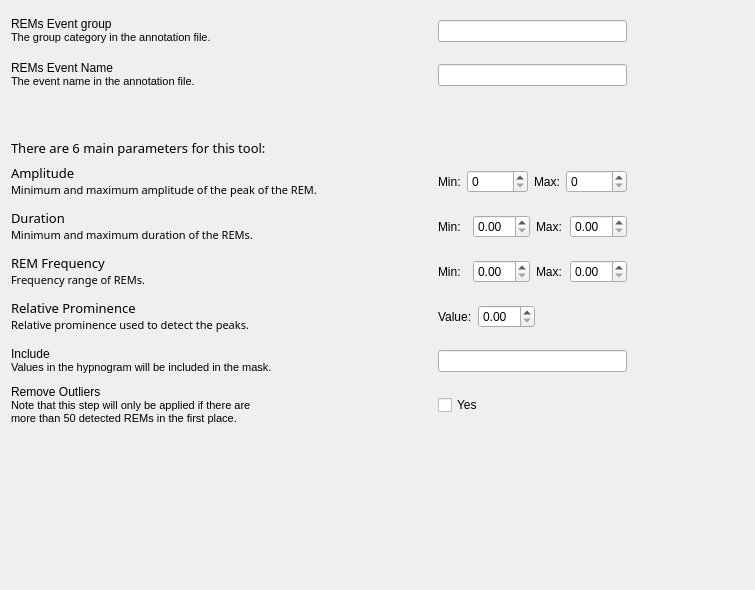
<?xml version="1.0" encoding="UTF-8"?>
<ui version="4.0">
 <class>DetectorStep</class>
 <widget class="QWidget" name="DetectorStep">
  <property name="geometry">
   <rect>
    <x>0</x>
    <y>0</y>
    <width>755</width>
    <height>590</height>
   </rect>
  </property>
  <property name="windowTitle">
   <string/>
  </property>
  <property name="styleSheet">
   <string>font: 10pt &quot;Roboto-Regular&quot;;</string>
  </property>
  <layout class="QGridLayout" name="gridLayout_2">
   <item row="0" column="0">
    <layout class="QGridLayout" name="gridLayout">
     <property name="spacing">
      <number>4</number>
     </property>
     <item row="6" column="0">
      <widget class="QLabel" name="label_3">
       <property name="maximumSize">
        <size>
         <width>16777215</width>
         <height>16777215</height>
        </size>
       </property>
       <property name="font">
        <font>
         <family>Roboto-Regular</family>
         <pointsize>10</pointsize>
         <weight>50</weight>
         <italic>false</italic>
         <bold>false</bold>
        </font>
       </property>
       <property name="lineWidth">
        <number>0</number>
       </property>
       <property name="text">
        <string>&lt;html&gt;&lt;head/&gt;&lt;body&gt;&lt;p&gt;REM Frequency&lt;br/&gt;&lt;span style=&quot; font-size:8pt;&quot;&gt;Frequency range of REMs.&lt;/span&gt;&lt;/p&gt;&lt;/body&gt;&lt;/html&gt;</string>
       </property>
       <property name="wordWrap">
        <bool>true</bool>
       </property>
      </widget>
     </item>
     <item row="5" column="2">
      <widget class="QFrame" name="frame_2">
       <property name="frameShape">
        <enum>QFrame::NoFrame</enum>
       </property>
       <property name="frameShadow">
        <enum>QFrame::Raised</enum>
       </property>
       <property name="lineWidth">
        <number>0</number>
       </property>
       <layout class="QHBoxLayout" name="horizontalLayout_2">
        <item>
         <widget class="QLabel" name="label_11">
          <property name="text">
           <string>Min:</string>
          </property>
         </widget>
        </item>
        <item>
         <widget class="QDoubleSpinBox" name="doubleSpinBox_6">
          <property name="singleStep">
           <double>0.010000000000000</double>
          </property>
         </widget>
        </item>
        <item>
         <widget class="QLabel" name="label_12">
          <property name="text">
           <string>Max:</string>
          </property>
         </widget>
        </item>
        <item>
         <widget class="QDoubleSpinBox" name="doubleSpinBox_5">
          <property name="singleStep">
           <double>0.010000000000000</double>
          </property>
         </widget>
        </item>
       </layout>
      </widget>
     </item>
     <item row="7" column="1">
      <spacer name="horizontalSpacer_7">
       <property name="orientation">
        <enum>Qt::Horizontal</enum>
       </property>
       <property name="sizeHint" stdset="0">
        <size>
         <width>40</width>
         <height>20</height>
        </size>
       </property>
      </spacer>
     </item>
     <item row="1" column="2">
      <widget class="QFrame" name="frame_6">
       <property name="frameShape">
        <enum>QFrame::NoFrame</enum>
       </property>
       <property name="frameShadow">
        <enum>QFrame::Raised</enum>
       </property>
       <property name="lineWidth">
        <number>0</number>
       </property>
       <layout class="QHBoxLayout" name="horizontalLayout_6">
        <item>
         <widget class="QLineEdit" name="lineEdit_2"/>
        </item>
       </layout>
      </widget>
     </item>
     <item row="0" column="0" colspan="2">
      <widget class="QLabel" name="label_15">
       <property name="lineWidth">
        <number>-3</number>
       </property>
       <property name="text">
        <string>&lt;html&gt;&lt;head/&gt;&lt;body&gt;&lt;p&gt;REMs Event group&lt;br/&gt;&lt;span style=&quot; font-size:8pt;&quot;&gt;The group category in the annotation file.&lt;/span&gt;&lt;/p&gt;&lt;/body&gt;&lt;/html&gt;</string>
       </property>
      </widget>
     </item>
     <item row="14" column="0">
      <spacer name="verticalSpacer">
       <property name="orientation">
        <enum>Qt::Vertical</enum>
       </property>
       <property name="sizeHint" stdset="0">
        <size>
         <width>20</width>
         <height>40</height>
        </size>
       </property>
      </spacer>
     </item>
     <item row="8" column="2">
      <widget class="QFrame" name="frame_8">
       <property name="frameShape">
        <enum>QFrame::NoFrame</enum>
       </property>
       <property name="frameShadow">
        <enum>QFrame::Raised</enum>
       </property>
       <property name="lineWidth">
        <number>0</number>
       </property>
       <layout class="QHBoxLayout" name="horizontalLayout_8">
        <item>
         <widget class="QLineEdit" name="lineEdit_3"/>
        </item>
       </layout>
      </widget>
     </item>
     <item row="1" column="0" colspan="2">
      <widget class="QLabel" name="label_9">
       <property name="maximumSize">
        <size>
         <width>16777215</width>
         <height>16777215</height>
        </size>
       </property>
       <property name="lineWidth">
        <number>0</number>
       </property>
       <property name="text">
        <string>&lt;html&gt;&lt;head/&gt;&lt;body&gt;&lt;p&gt;REMs Event Name&lt;br/&gt;&lt;span style=&quot; font-size:8pt;&quot;&gt;The event name in the annotation file.&lt;/span&gt;&lt;/p&gt;&lt;/body&gt;&lt;/html&gt;</string>
       </property>
      </widget>
     </item>
     <item row="9" column="2">
      <widget class="QFrame" name="frame_5">
       <property name="frameShape">
        <enum>QFrame::NoFrame</enum>
       </property>
       <property name="frameShadow">
        <enum>QFrame::Raised</enum>
       </property>
       <property name="lineWidth">
        <number>0</number>
       </property>
       <layout class="QHBoxLayout" name="horizontalLayout_5">
        <item>
         <widget class="QCheckBox" name="checkBox">
          <property name="text">
           <string>Yes</string>
          </property>
         </widget>
        </item>
       </layout>
      </widget>
     </item>
     <item row="2" column="0" colspan="2">
      <spacer name="verticalSpacer_2">
       <property name="orientation">
        <enum>Qt::Vertical</enum>
       </property>
       <property name="sizeType">
        <enum>QSizePolicy::Fixed</enum>
       </property>
       <property name="sizeHint" stdset="0">
        <size>
         <width>20</width>
         <height>40</height>
        </size>
       </property>
      </spacer>
     </item>
     <item row="9" column="0" colspan="2">
      <widget class="QLabel" name="label_7">
       <property name="lineWidth">
        <number>0</number>
       </property>
       <property name="text">
        <string>&lt;html&gt;&lt;head/&gt;&lt;body&gt;&lt;p&gt;Remove Outliers&lt;br/&gt;&lt;span style=&quot; font-size:8pt;&quot;&gt;Note that this step will only be applied if there are &lt;br/&gt;more than 50 detected REMs in the first place.&lt;/span&gt;&lt;/p&gt;&lt;/body&gt;&lt;/html&gt;</string>
       </property>
      </widget>
     </item>
     <item row="7" column="2" colspan="2">
      <widget class="QFrame" name="frame_4">
       <property name="frameShape">
        <enum>QFrame::NoFrame</enum>
       </property>
       <property name="frameShadow">
        <enum>QFrame::Raised</enum>
       </property>
       <property name="lineWidth">
        <number>0</number>
       </property>
       <layout class="QHBoxLayout" name="horizontalLayout_4">
        <item>
         <widget class="QLabel" name="label_5">
          <property name="text">
           <string>Value:</string>
          </property>
         </widget>
        </item>
        <item>
         <widget class="QDoubleSpinBox" name="doubleSpinBox_2">
          <property name="singleStep">
           <double>0.010000000000000</double>
          </property>
         </widget>
        </item>
        <item>
         <spacer name="horizontalSpacer_5">
          <property name="orientation">
           <enum>Qt::Horizontal</enum>
          </property>
          <property name="sizeHint" stdset="0">
           <size>
            <width>40</width>
            <height>20</height>
           </size>
          </property>
         </spacer>
        </item>
       </layout>
      </widget>
     </item>
     <item row="7" column="0">
      <widget class="QLabel" name="label_4">
       <property name="maximumSize">
        <size>
         <width>16777215</width>
         <height>16777215</height>
        </size>
       </property>
       <property name="font">
        <font>
         <family>Roboto-Regular</family>
         <pointsize>10</pointsize>
         <weight>50</weight>
         <italic>false</italic>
         <bold>false</bold>
        </font>
       </property>
       <property name="lineWidth">
        <number>0</number>
       </property>
       <property name="text">
        <string>&lt;html&gt;&lt;head/&gt;&lt;body&gt;&lt;p&gt;Relative Prominence&lt;br/&gt;&lt;span style=&quot; font-size:8pt;&quot;&gt;Relative prominence used to detect the peaks.&lt;/span&gt;&lt;/p&gt;&lt;/body&gt;&lt;/html&gt;</string>
       </property>
      </widget>
     </item>
     <item row="4" column="1">
      <spacer name="horizontalSpacer">
       <property name="orientation">
        <enum>Qt::Horizontal</enum>
       </property>
       <property name="sizeHint" stdset="0">
        <size>
         <width>40</width>
         <height>20</height>
        </size>
       </property>
      </spacer>
     </item>
     <item row="6" column="3">
      <spacer name="horizontalSpacer_4">
       <property name="orientation">
        <enum>Qt::Horizontal</enum>
       </property>
       <property name="sizeHint" stdset="0">
        <size>
         <width>40</width>
         <height>20</height>
        </size>
       </property>
      </spacer>
     </item>
     <item row="5" column="1">
      <spacer name="horizontalSpacer_2">
       <property name="orientation">
        <enum>Qt::Horizontal</enum>
       </property>
       <property name="sizeHint" stdset="0">
        <size>
         <width>40</width>
         <height>20</height>
        </size>
       </property>
      </spacer>
     </item>
     <item row="3" column="0" colspan="2">
      <widget class="QLabel" name="label">
       <property name="maximumSize">
        <size>
         <width>16777215</width>
         <height>16777215</height>
        </size>
       </property>
       <property name="font">
        <font>
         <family>Roboto-Regular</family>
         <pointsize>10</pointsize>
         <weight>50</weight>
         <italic>false</italic>
         <bold>false</bold>
        </font>
       </property>
       <property name="lineWidth">
        <number>0</number>
       </property>
       <property name="text">
        <string>There are 6 main parameters for this tool:</string>
       </property>
       <property name="wordWrap">
        <bool>true</bool>
       </property>
      </widget>
     </item>
     <item row="6" column="1">
      <spacer name="horizontalSpacer_3">
       <property name="orientation">
        <enum>Qt::Horizontal</enum>
       </property>
       <property name="sizeHint" stdset="0">
        <size>
         <width>40</width>
         <height>20</height>
        </size>
       </property>
      </spacer>
     </item>
     <item row="8" column="0" colspan="2">
      <widget class="QLabel" name="label_16">
       <property name="lineWidth">
        <number>0</number>
       </property>
       <property name="text">
        <string>&lt;html&gt;&lt;head/&gt;&lt;body&gt;&lt;p&gt;Include&lt;br/&gt;&lt;span style=&quot; font-size:8pt;&quot;&gt;Values in the hypnogram will be included in the mask.&lt;/span&gt;&lt;/p&gt;&lt;/body&gt;&lt;/html&gt;</string>
       </property>
      </widget>
     </item>
     <item row="6" column="2">
      <widget class="QFrame" name="frame_3">
       <property name="frameShape">
        <enum>QFrame::NoFrame</enum>
       </property>
       <property name="frameShadow">
        <enum>QFrame::Raised</enum>
       </property>
       <property name="lineWidth">
        <number>0</number>
       </property>
       <layout class="QHBoxLayout" name="horizontalLayout_3">
        <item>
         <widget class="QLabel" name="label_13">
          <property name="text">
           <string>Min:</string>
          </property>
         </widget>
        </item>
        <item>
         <widget class="QDoubleSpinBox" name="doubleSpinBox">
          <property name="singleStep">
           <double>0.010000000000000</double>
          </property>
         </widget>
        </item>
        <item>
         <widget class="QLabel" name="label_14">
          <property name="text">
           <string>Max:</string>
          </property>
         </widget>
        </item>
        <item>
         <widget class="QDoubleSpinBox" name="doubleSpinBox_3">
          <property name="singleStep">
           <double>0.010000000000000</double>
          </property>
         </widget>
        </item>
       </layout>
      </widget>
     </item>
     <item row="5" column="0">
      <widget class="QLabel" name="label_2">
       <property name="maximumSize">
        <size>
         <width>16777215</width>
         <height>16777215</height>
        </size>
       </property>
       <property name="font">
        <font>
         <family>Roboto-Regular</family>
         <pointsize>10</pointsize>
         <weight>50</weight>
         <italic>false</italic>
         <bold>false</bold>
        </font>
       </property>
       <property name="lineWidth">
        <number>0</number>
       </property>
       <property name="text">
        <string>&lt;html&gt;&lt;head/&gt;&lt;body&gt;&lt;p&gt;Duration&lt;br/&gt;&lt;span style=&quot; font-size:8pt;&quot;&gt;Minimum and maximum duration of the REMs.&lt;/span&gt;&lt;/p&gt;&lt;/body&gt;&lt;/html&gt;</string>
       </property>
      </widget>
     </item>
     <item row="0" column="2">
      <widget class="QFrame" name="frame_7">
       <property name="frameShape">
        <enum>QFrame::NoFrame</enum>
       </property>
       <property name="frameShadow">
        <enum>QFrame::Raised</enum>
       </property>
       <property name="lineWidth">
        <number>0</number>
       </property>
       <layout class="QHBoxLayout" name="horizontalLayout_7">
        <item>
         <widget class="QLineEdit" name="lineEdit"/>
        </item>
       </layout>
      </widget>
     </item>
     <item row="4" column="0">
      <widget class="QLabel" name="label_8">
       <property name="font">
        <font>
         <family>Roboto-Regular</family>
         <pointsize>10</pointsize>
         <weight>50</weight>
         <italic>false</italic>
         <bold>false</bold>
        </font>
       </property>
       <property name="lineWidth">
        <number>0</number>
       </property>
       <property name="text">
        <string>&lt;html&gt;&lt;head/&gt;&lt;body&gt;&lt;p&gt;Amplitude&lt;br/&gt;&lt;span style=&quot; font-size:8pt;&quot;&gt;Minimum and maximum amplitude of the peak of the REM.&lt;/span&gt;&lt;/p&gt;&lt;/body&gt;&lt;/html&gt;</string>
       </property>
      </widget>
     </item>
     <item row="4" column="2">
      <widget class="QFrame" name="frame">
       <property name="frameShape">
        <enum>QFrame::NoFrame</enum>
       </property>
       <property name="frameShadow">
        <enum>QFrame::Raised</enum>
       </property>
       <property name="lineWidth">
        <number>0</number>
       </property>
       <layout class="QHBoxLayout" name="horizontalLayout">
        <item>
         <widget class="QLabel" name="label_18">
          <property name="text">
           <string>Min:</string>
          </property>
         </widget>
        </item>
        <item>
         <widget class="QSpinBox" name="spinBox_2">
          <property name="maximum">
           <number>10000</number>
          </property>
         </widget>
        </item>
        <item>
         <widget class="QLabel" name="label_17">
          <property name="text">
           <string>Max:</string>
          </property>
         </widget>
        </item>
        <item>
         <widget class="QSpinBox" name="spinBox">
          <property name="maximum">
           <number>10000</number>
          </property>
         </widget>
        </item>
       </layout>
      </widget>
     </item>
    </layout>
   </item>
  </layout>
 </widget>
 <resources/>
 <connections/>
 <slots>
  <slot>on_choose()</slot>
  <slot>on_active_validation()</slot>
 </slots>
</ui>
